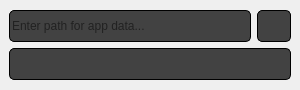
<?xml version="1.0" encoding="UTF-8"?>
<ui version="4.0">
 <class>MainWindow</class>
 <widget class="QMainWindow" name="MainWindow">
  <property name="geometry">
   <rect>
    <x>0</x>
    <y>0</y>
    <width>300</width>
    <height>90</height>
   </rect>
  </property>
  <property name="windowTitle">
   <string>MainWindow</string>
  </property>
  <widget class="QWidget" name="centralwidget">
   <layout class="QVBoxLayout" name="verticalLayout_2">
    <item>
     <layout class="QVBoxLayout" name="verticalLayout">
      <item>
       <layout class="QHBoxLayout" name="horizontalLayout">
        <item>
         <widget class="QLineEdit" name="lineEdit">
          <property name="styleSheet">
           <string notr="true">*{background: #424242;
border-radius: 5px;
border: 1px solid;
height: 30px;}
*:hover {
     height: 32px;
      border: 1px solid white;
      background: #626262;
}</string>
          </property>
          <property name="placeholderText">
           <string>Enter path for app data...</string>
          </property>
         </widget>
        </item>
        <item>
         <widget class="QPushButton" name="select_button">
          <property name="styleSheet">
           <string notr="true">*{image: url(:/folder_icon/icons8-folder-24.png);
background: #424242;
border-radius: 5px;
border: 1px solid;
height: 30px;}
*:hover {
     height: 32px;
      border: 1px solid white;
      background: #626262;
}</string>
          </property>
          <property name="text">
           <string/>
          </property>
         </widget>
        </item>
       </layout>
      </item>
      <item>
       <widget class="QPushButton" name="apply_button">
        <property name="styleSheet">
         <string notr="true">*{image: url(:/enter_icon/icons8-next-page-24.png);
background: #424242;
border-radius: 5px;
border: 1px solid;
height: 30px;}
*:hover {
     height: 32px;
      border: 1px solid white;
      background: #626262;
}</string>
        </property>
        <property name="text">
         <string/>
        </property>
       </widget>
      </item>
     </layout>
    </item>
   </layout>
  </widget>
 </widget>
 <resources>
  <include location="resource/src.qrc"/>
 </resources>
 <connections/>
</ui>
